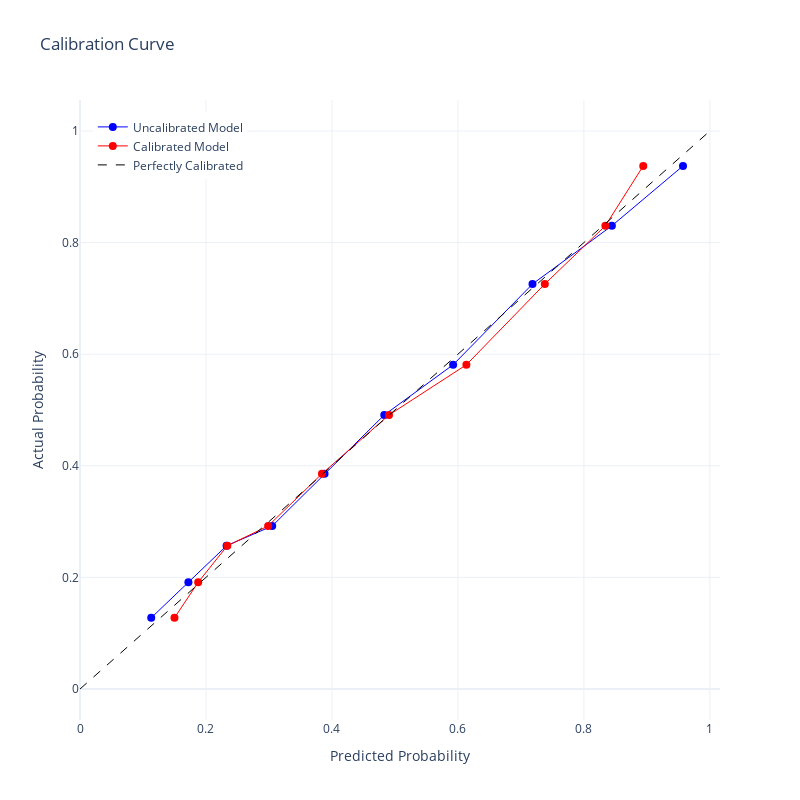

Write notebook code for a chart like this one.
### Code cell
import plotly.graph_objects as go
from sklearn.calibration import calibration_curve

# Compute calibration curves
prob_true, prob_pred = calibration_curve(y_test, y_probs_xgb, n_bins=10, strategy='quantile')
prob_true_cal, prob_pred_cal = calibration_curve(y_test, y_probs_xgb_cal, n_bins=10, strategy='quantile')

# Create figure
fig = go.Figure()

# Uncalibrated model
fig.add_trace(go.Scatter(x=prob_pred, y=prob_true, 
                         mode='lines+markers', 
                         line=dict(width=1, color='blue'), 
                         marker=dict(size=8),
                         name="Uncalibrated Model"))

# Calibrated model
fig.add_trace(go.Scatter(x=prob_pred_cal, y=prob_true_cal, 
                         mode='lines+markers', 
                         line=dict(width=1, color='red'), 
                         marker=dict(size=8),
                         name="Calibrated Model"))

# Perfectly calibrated line
fig.add_trace(go.Scatter(x=[0,1], y=[0,1], 
                         mode='lines', 
                         line=dict(dash='dash', width=1, color='black'), 
                         name="Perfectly Calibrated"))

# Layout adjustments
fig.update_layout(title="Calibration Curve",
                  xaxis_title="Predicted Probability",
                  yaxis_title="Actual Probability",
                  width=800, height=800,  # Bigger figure
                  legend=dict(x=0.02, y=0.98),
                  template="plotly_white")

fig.show()

### Figure 1 — Plotly figure (JSON) as saved in the notebook; plotly's stock layout.template omitted (floating-point values rounded to 4 significant figures)
{"data": [{"line": {"color": "blue", "width": 1}, "marker": {"size": 8}, "mode": "lines+markers", "name": "Uncalibrated Model", "type": "scatter", "x": [0.1131, 0.1721, 0.2327, 0.3052, 0.3882, 0.4831, 0.5924, 0.7184, 0.8445, 0.9574], "y": [0.1276, 0.1913, 0.2567, 0.2921, 0.3857, 0.4911, 0.5811, 0.7258, 0.8301, 0.9375]}, {"line": {"color": "red", "width": 1}, "marker": {"size": 8}, "mode": "lines+markers", "name": "Calibrated Model", "type": "scatter", "x": [0.15, 0.1877, 0.2339, 0.2987, 0.3841, 0.4906, 0.6134, 0.738, 0.8341, 0.8942], "y": [0.1276, 0.1913, 0.2567, 0.2921, 0.3857, 0.4911, 0.5811, 0.7258, 0.8301, 0.9375]}, {"line": {"color": "black", "dash": "dash", "width": 1}, "mode": "lines", "name": "Perfectly Calibrated", "type": "scatter", "x": [0, 1], "y": [0, 1]}], "layout": {"height": 800, "legend": {"x": 0.02, "y": 0.98}, "title": {"text": "Calibration Curve"}, "width": 800, "xaxis": {"title": {"text": "Predicted Probability"}}, "yaxis": {"title": {"text": "Actual Probability"}}}}
